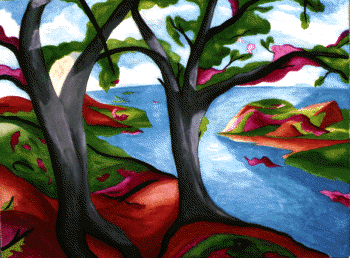
#> input picture Project #3/trees.png, 350 x 258 px
$ python problem3.py
#> lines starting #> are read from the running program, lines starting #| are printed output that depends on the picture
# Experiment with k means algorithm
# Use pillow to load trees.png and read its pixel values
# Choose 3 representative k values and use sklearn.cluster
# Take screenshots of results and explain in README
from sklearn import cluster
from sklearn.cluster import KMeans
import numpy as np
from PIL import Image
import imageio
import matplotlib.pyplot as plt

K_values = [2, 12, 36]
# Used https://www.analyticsvidhya.com/blog/2019/04/introduction-image-segmentation-techniques-python/
# for guidance on image segmentation
def compute(image, n):

    # initialize means, pick K cluster centers
    # pick them randomly or based on K-means++
    # convert 2d back to 3d
    # assign each pixel in image to cluster with closest mean
    # calculate new mean for each cluster center by averaging all pixels in cluster until convergence
    # convergence = no change in clusters OR max number of iterations reached

    pass

def newImage(kmeans, centroids, image):
    plt.figure()
    plt.clf()
    two_dim = []
    for i in range(len(kmeans.labels_)):
            res = centroids[kmeans.labels_[i]]
            two_dim.append(res)
    two_dim = np.array(two_dim, dtype= np.uint8)
    return two_dim

if __name__ == "__main__":


    # Using imageio as suggested on piazza
    image = imageio.imread('trees.png', pilmode='RGB')
#> image is the input picture: shape (258, 350, 3); mean R, G, B 95.5, 96.5, 94.8
    #plt.imshow(image)

    # convert to shape that is length*width, 3
    image2d = image.reshape(-1,3)
    #print(image2d)

    for n in K_values:
        kmeans = KMeans(n_clusters = n, random_state=0).fit(image2d)
        centroids = kmeans.cluster_centers_

        two_dim = newImage(kmeans, centroids, image)
        three_dim = two_dim.reshape(image.shape)
        plt.imshow(three_dim)
        #labels = kmeans.predict(image2d)
        #print(labels)
        #print(kmeans.labels_)

        # kmeans_labels tells us which pixel of the image belongs to which cluster
        # kmeans_labels is an array
        """for i in range(len(kmeans.labels_)):
            res = centroids[kmeans.labels_[i]]
            two_dim.append(res)

        two_dim = np.array(two_dim, dtype= np.uint8)
        three_dim = two_dim.reshape(image.shape)
        plt.imshow(three_dim)
        """
#> this loop made 3 passes
#> pass 1, `three_dim = two_dim.reshape(image.shape)`:
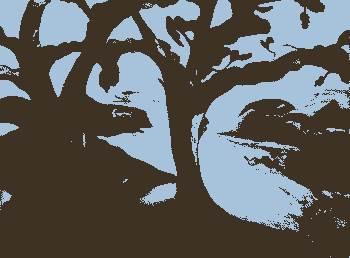
#> three_dim: shape (258, 350, 3); mean R, G, B 94.7, 96.1, 94.2
#> pass 2, `three_dim = two_dim.reshape(image.shape)`:
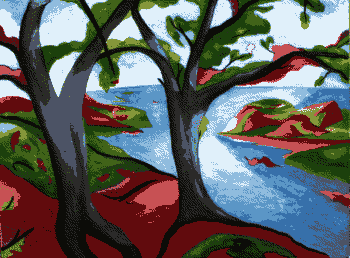
#> three_dim: shape (258, 350, 3); mean R, G, B 95, 96, 94.4
#> pass 3, `three_dim = two_dim.reshape(image.shape)`:
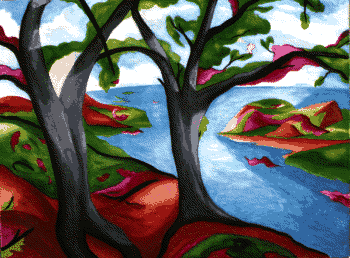
#> three_dim: shape (258, 350, 3); mean R, G, B 94.9, 96.2, 94.4
    plt.show()
